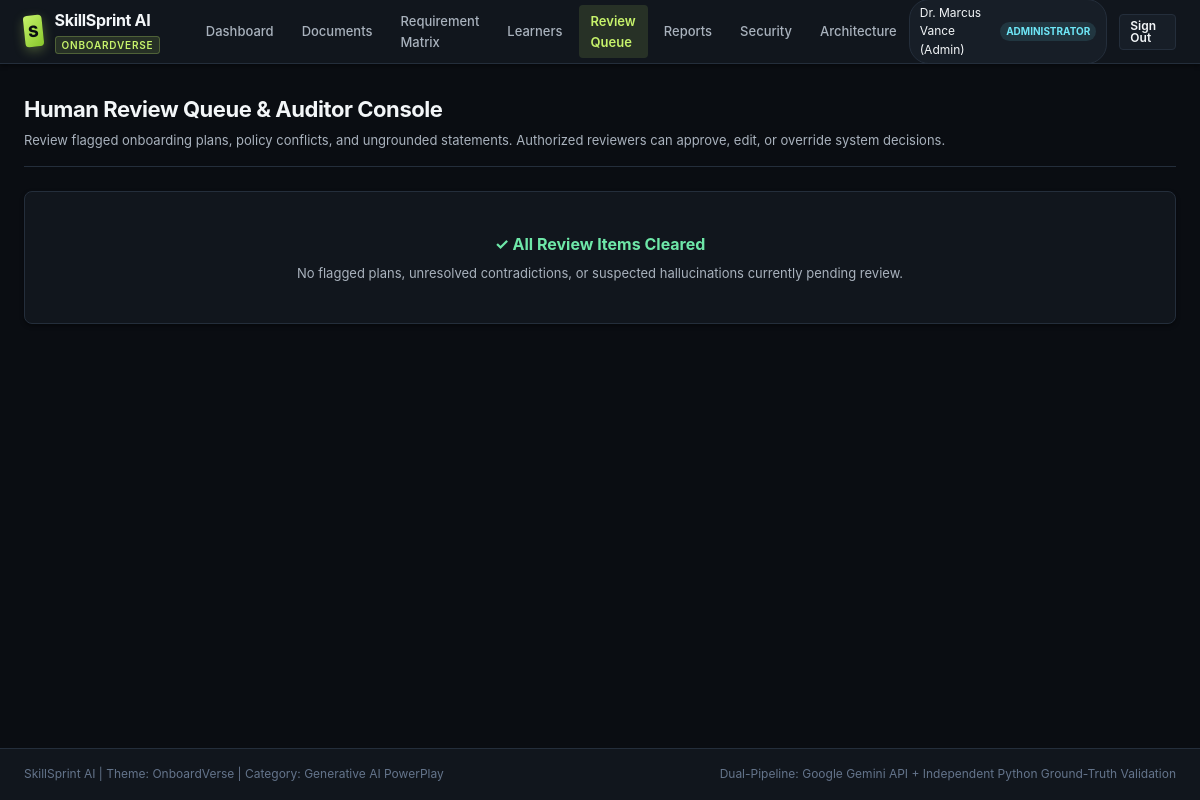
The app's page /review-queue (signed in), older data.
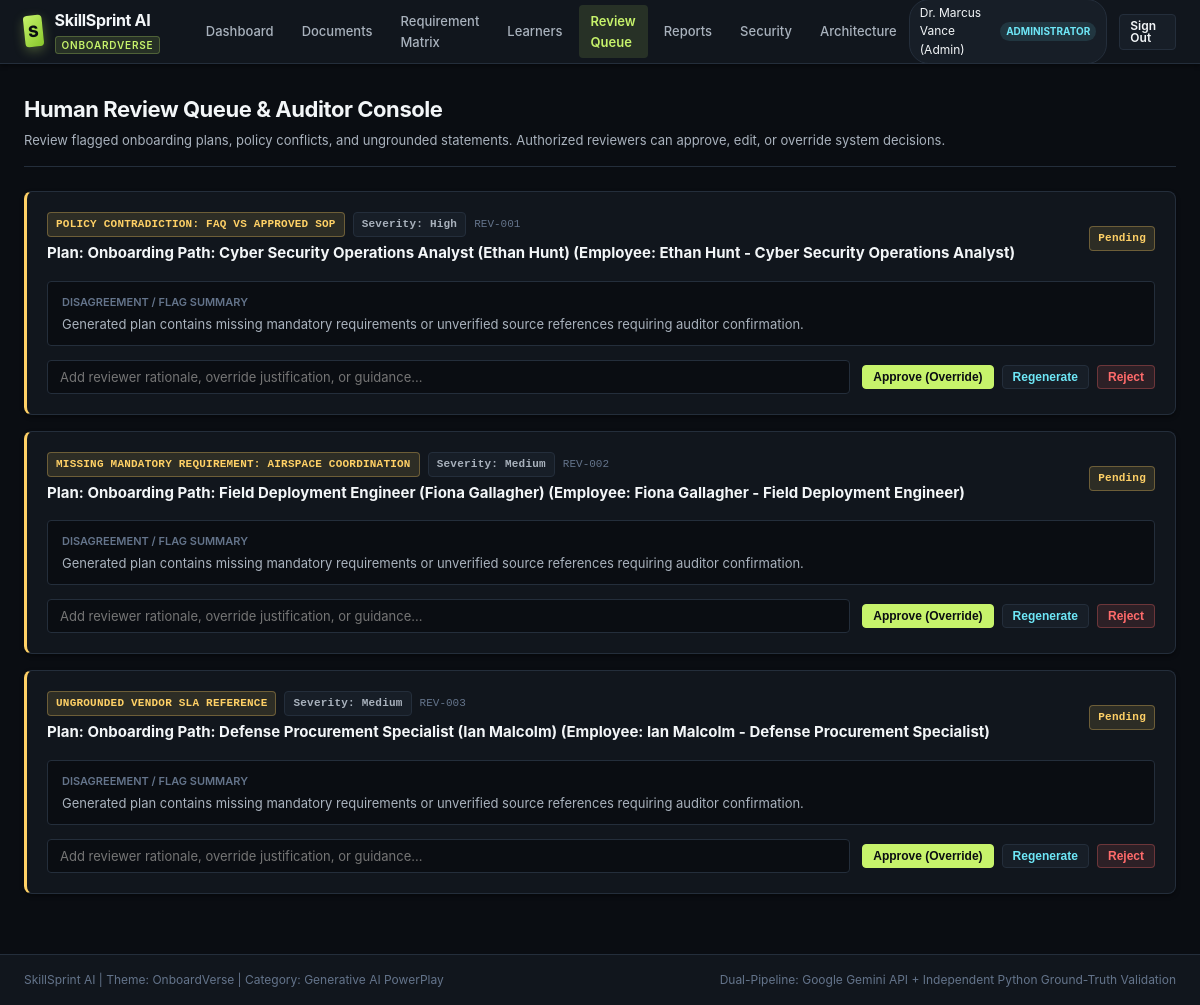
The same page, newer data.
### tables this page shows
CREATE TABLE users (
    user_id TEXT PRIMARY KEY,
    username TEXT NOT NULL UNIQUE,
    email TEXT NOT NULL UNIQUE,
    password_hash TEXT NOT NULL,
    system_role_id TEXT NOT NULL,
    full_name TEXT NOT NULL,
    is_active INTEGER DEFAULT 1,
    created_at TIMESTAMP DEFAULT CURRENT_TIMESTAMP,
    last_login TIMESTAMP,
    FOREIGN KEY (system_role_id) REFERENCES system_roles(role_id)
);

CREATE TABLE system_roles (
    role_id TEXT PRIMARY KEY,
    name TEXT NOT NULL UNIQUE,
    description TEXT,
    created_at TIMESTAMP DEFAULT CURRENT_TIMESTAMP
);

CREATE TABLE manual_reviews (
    review_id TEXT PRIMARY KEY,
    plan_id TEXT NOT NULL,
    item_type TEXT NOT NULL, -- OnboardingPlan, Module, Task, QuizQuestion, Contradiction, Hallucination
    item_id TEXT NOT NULL,
    flag_reason TEXT NOT NULL, -- Low Coverage, Contradiction Detected, Hallucination Suspected, Disagreement, Malicious Prompt
    severity TEXT NOT NULL,
    status TEXT NOT NULL DEFAULT 'Pending', -- Pending, In Review, Resolved, Overridden
    assigned_reviewer_id TEXT,
    created_at TIMESTAMP DEFAULT CURRENT_TIMESTAMP,
    resolved_at TIMESTAMP,
    FOREIGN KEY (plan_id) REFERENCES onboarding_plans(plan_id) ON DELETE CASCADE,
    FOREIGN KEY (assigned_reviewer_id) REFERENCES users(user_id)
);

CREATE TABLE onboarding_plans (
    plan_id TEXT PRIMARY KEY,
    employee_id TEXT NOT NULL,
    job_role_id TEXT NOT NULL,
    plan_version INTEGER DEFAULT 1,
    title TEXT NOT NULL,
    status TEXT NOT NULL DEFAULT 'Draft', -- Draft, Verified, Verified with Warning, Incomplete, Unsupported, Contradictory, Manual Review Required, Approved, Active
    verification_status TEXT DEFAULT 'Unverified',
    coverage_score REAL DEFAULT 0.0,
    traceability_score REAL DEFAULT 0.0,
    consistency_score REAL DEFAULT 100.0,
    total_mandatory_requirements INTEGER DEFAULT 0,
    covered_mandatory_requirements INTEGER DEFAULT 0,
    missing_mandatory_count INTEGER DEFAULT 0,
    unsupported_items_count INTEGER DEFAULT 0,
    contradiction_count INTEGER DEFAULT 0,
    duplicate_items_count INTEGER DEFAULT 0,
    generated_json TEXT,
    generation_log_id TEXT,
    created_by TEXT,
    approved_by TEXT,
    approved_at TIMESTAMP,
    created_at TIMESTAMP DEFAULT CURRENT_TIMESTAMP,
    updated_at TIMESTAMP DEFAULT CURRENT_TIMESTAMP,
    FOREIGN KEY (employee_id) REFERENCES employees(employee_id) ON DELETE CASCADE,
    FOREIGN KEY (job_role_id) REFERENCES job_roles(role_id),
    FOREIGN KEY (generation_log_id) REFERENCES generation_logs(log_id)
);

CREATE TABLE employees (
    employee_id TEXT PRIMARY KEY,
    user_id TEXT UNIQUE,
    first_name TEXT NOT NULL,
    last_name TEXT NOT NULL,
    email TEXT NOT NULL UNIQUE,
    job_role_id TEXT NOT NULL,
    dept_id TEXT NOT NULL,
    experience_level TEXT NOT NULL, -- Beginner, Intermediate, Advanced
    location TEXT NOT NULL,
    joining_date DATE NOT NULL,
    reporting_manager TEXT,
    previous_experience_years REAL DEFAULT 0.0,
    training_status TEXT DEFAULT 'On Track', -- On Track, Requires Attention, Behind Schedule, Assessment Required, Completed
    created_at TIMESTAMP DEFAULT CURRENT_TIMESTAMP,
    FOREIGN KEY (user_id) REFERENCES users(user_id) ON DELETE SET NULL,
    FOREIGN KEY (job_role_id) REFERENCES job_roles(role_id),
    FOREIGN KEY (dept_id) REFERENCES departments(dept_id)
);

CREATE TABLE job_roles (
    role_id TEXT PRIMARY KEY,
    code TEXT NOT NULL UNIQUE,
    title TEXT NOT NULL,
    dept_id TEXT NOT NULL,
    description TEXT,
    experience_level_default TEXT DEFAULT 'Intermediate', -- Beginner, Intermediate, Advanced
    is_active INTEGER DEFAULT 1,
    created_at TIMESTAMP DEFAULT CURRENT_TIMESTAMP,
    FOREIGN KEY (dept_id) REFERENCES departments(dept_id)
);

### src/routes/app_routes.py (the view)
@routes_bp.route("/review-queue")
@login_required
def review_queue_view():
    reviews = query_all(
        """
        SELECT mr.*, op.title as plan_title, e.first_name, e.last_name, jr.title as role_title
        FROM manual_reviews mr
        JOIN onboarding_plans op ON mr.plan_id = op.plan_id
        JOIN employees e ON op.employee_id = e.employee_id
        JOIN job_roles jr ON op.job_role_id = jr.role_id
        ORDER BY mr.created_at DESC
        """
    )
    return render_template("review_queue.html", active_page="review", review_items=reviews)

### src/core/auth.py (called while the page is built)
def get_current_user() -> Optional[Dict[str, Any]]:
    user_id = session.get("user_id")
    if not user_id:
        return None
    user = query_one(
        """
        SELECT u.user_id, u.username, u.email, u.full_name, u.is_active,
               sr.role_id as system_role_id, sr.name as role_name
        FROM users u
        JOIN system_roles sr ON u.system_role_id = sr.role_id
        WHERE u.user_id = ? AND u.is_active = 1
        """,
        (user_id,)
    )
    return user

def login_required(f: Callable) -> Callable:
    @wraps(f)
    def decorated_function(*args, **kwargs):
        user = get_current_user()
        if not user:
            if request.is_json or request.path.startswith("/api/"):
                return jsonify({"error": "Authentication required", "status": 401}), 401
            return redirect(url_for("auth.login_view", next=request.url))
        g.current_user = user
        return f(*args, **kwargs)
    return decorated_function

### src/database/db.py (called while the page is built, shortened)
def resolve_db_path() -> str:
    env_path = os.environ.get("SKILLSPRINT_DB_PATH")
    if env_path:
        return env_path

def dict_factory(cursor: sqlite3.Cursor, row: Tuple) -> Dict[str, Any]:
    d = {}
    for idx, col in enumerate(cursor.description):
        d[col[0]] = row[idx]
    return d

@contextmanager
def get_db_connection():
    global _seeding_lock
    db_path = resolve_db_path()
    conn = sqlite3.connect(db_path, timeout=30.0)
    conn.row_factory = dict_factory
    try:
        conn.execute("PRAGMA foreign_keys = ON;")
    except Exception:
        pass
    try:
        conn.execute("PRAGMA journal_mode = WAL;")
    except Exception:
        try:
            conn.execute("PRAGMA journal_mode = DELETE;")
        except Exception:
            pass
    try:
        yield conn
        try:
            conn.commit()
        except Exception:
            pass
    except Exception:
        try:
            conn.rollback()
        except Exception:
            pass
        raise
    finally:
        try:
            conn.close()
        except Exception:
            pass

def query_all(query: str, params: Tuple = ()) -> List[Dict[str, Any]]:
    with get_db_connection() as conn:
        cur = conn.cursor()
        cur.execute(query, params)
        return cur.fetchall()

def query_one(query: str, params: Tuple = ()) -> Optional[Dict[str, Any]]:
    with get_db_connection() as conn:
        cur = conn.cursor()
        cur.execute(query, params)
        return cur.fetchone()

### templates/review_queue.html (shortened to what this page needs)
{% extends "base.html" %}
{% block content %}
<div class="page-header">
  <div class="page-title-group">
    <h1>Human Review Queue &amp; Auditor Console</h1>
    <p>Review flagged onboarding plans, policy conflicts, and ungrounded statements. Authorized reviewers can approve, edit, or override system decisions.</p>
  </div>
</div>
<div style="display: flex; flex-direction: column; gap: 16px;">
  {% for rev in review_items %}
  <div class="card-3d" id="review-card-{{ rev.review_id }}" style="border-left: 3px solid var(--status-warning);">
    <div class="card-header">
      <div>
        <div style="display: flex; align-items: center; gap: 8px; margin-bottom: 4px;">
          <span class="badge badge-warning" style="text-transform: uppercase;">{{ rev.flag_reason }}</span>
          <span class="badge badge-neutral" style="font-family: var(--font-mono);">Severity: {{ rev.severity }}</span>
          <span style="font-family: var(--font-mono); font-size: 11px; color: var(--text-muted);">{{ rev.review_id }}</span>
        </div>
        <h3 style="font-size: 15px; color: var(--text-primary);">
          Plan: {{ rev.plan_title }} (Employee: {{ rev.first_name }} {{ rev.last_name }} - {{ rev.role_title }})
        </h3>
      </div>
      <div>
        <span class="badge {% if rev.status == 'Pending' %}badge-warning{% else %}badge-verified{% endif %}">
          {{ rev.status }}
        </span>
      </div>
    </div>
    <div style="background-color: var(--bg-primary); border: 1px solid var(--border-subtle); padding: 12px 14px; border-radius: var(--radius-sm); margin-bottom: 14px; font-size: 13px;">
      <div style="font-size: 11px; text-transform: uppercase; color: var(--text-muted); font-weight: 600; margin-bottom: 4px;">
        Disagreement / Flag Summary
      </div>
      <p style="color: var(--text-secondary); line-height: 1.4;">
        {{ rev.flag_details or "Generated plan contains missing mandatory requirements or unverified source references requiring auditor confirmation." }}
      </p>
    </div>
    <div style="display: flex; gap: 12px; align-items: center; flex-wrap: wrap;">
      <input type="text" id="review-comment-{{ rev.review_id }}" class="form-input" style="flex: 1; min-width: 260px;" placeholder="Add reviewer rationale, override justification, or guidance...">
      <div style="display: flex; gap: 8px;">
        <button type="button" class="btn btn-primary btn-sm" onclick="submitReviewDecision('{{ rev.review_id }}', 'Approve')">
          Approve (Override)
        </button>
        <button type="button" class="btn btn-secondary btn-sm" style="color: var(--accent-secondary);" onclick="submitReviewDecision('{{ rev.review_id }}', 'Regenerate')">
          Regenerate
        </button>
        <button type="button" class="btn btn-danger btn-sm" onclick="submitReviewDecision('{{ rev.review_id }}', 'Reject')">
          Reject
        </button>
      </div>
    </div>
  </div>
  {% else %}
  <div class="card-3d" style="text-align: center; padding: 40px;">
    <div style="color: var(--status-positive); font-weight: 700; font-size: 16px; margin-bottom: 6px;">
      ✓ All Review Items Cleared
    </div>
    <p style="color: var(--text-secondary); font-size: 13px;">
      No flagged plans, unresolved contradictions, or suspected hallucinations currently pending review.
    </p>
  </div>
  {% endfor %}
</div>
{% endblock %}

### templates/base.html (shortened to what this page needs)
<!DOCTYPE html>
<html lang="en">
<head>
  <link rel="stylesheet" href="{{ url_for('static', filename='css/styles.css') }}">
</head>
<body>
  <header class="app-header">
    <div style="display: flex; align-items: center; gap: 20px;">
      <a href="{{ url_for('routes.dashboard_view') if g.current_user else url_for('routes.landing_view') }}" class="brand-container" id="brandLink">
        <div class="brand-logo-3d">S</div>
        <div>
          <span class="brand-text">SkillSprint AI</span>
          <span class="brand-badge">OnboardVerse</span>
        </div>
      </a>
      {% if g.current_user %}
      <nav class="main-nav" id="mainNav" aria-label="Main Navigation">
        <a href="{{ url_for('routes.dashboard_view') }}" class="nav-link {% if active_page == 'dashboard' %}active{% endif %}" id="navDashboard">Dashboard</a>
        <a href="{{ url_for('routes.documents_view') }}" class="nav-link {% if active_page == 'documents' %}active{% endif %}" id="navDocuments">Documents</a>
        <a href="{{ url_for('routes.matrix_view') }}" class="nav-link {% if active_page == 'matrix' %}active{% endif %}" id="navMatrix">Requirement Matrix</a>
        <a href="{{ url_for('routes.employees_view') }}" class="nav-link {% if active_page == 'employees' %}active{% endif %}" id="navEmployees">Learners</a>
        <a href="{{ url_for('routes.review_queue_view') }}" class="nav-link {% if active_page == 'review' %}active{% endif %}" id="navReview">Review Queue</a>
        <a href="{{ url_for('routes.reports_view') }}" class="nav-link {% if active_page == 'reports' %}active{% endif %}" id="navReports">Reports</a>
        <a href="{{ url_for('routes.security_tests_view') }}" class="nav-link {% if active_page == 'security' %}active{% endif %}" id="navSecurity">Security</a>
        <a href="{{ url_for('routes.overview_view') }}" class="nav-link {% if active_page == 'overview' %}active{% endif %}" id="navOverview">Architecture</a>
      </nav>
      {% endif %}
    </div>
    <div class="user-nav-profile">
      {% if g.current_user %}
        <div class="user-pill" id="userProfilePill">
          <span>{{ g.current_user.full_name }}</span>
          <span class="role-badge">{{ g.current_user.role_name }}</span>
        </div>
        <a href="{{ url_for('auth.logout') }}" class="btn btn-secondary btn-sm" id="logoutBtn">Sign Out</a>
      {% else %}
        <a href="{{ url_for('auth.login_view') }}" class="btn btn-primary btn-sm" id="loginHeaderBtn">Sign In</a>
      {% endif %}
    </div>
  </header>
  <main class="main-content" id="mainContent">
    {% if content_override %}
      {{ content_override|safe }}
    {% else %}
      {% block content %}{% endblock %}
    {% endif %}
  </main>
  <footer style="background-color: var(--bg-secondary); border-top: 1px solid var(--border-subtle); padding: 16px 24px; font-size: 12px; color: var(--text-muted); display: flex; justify-content: space-between; align-items: center;">
    <div>SkillSprint AI | Theme: OnboardVerse | Category: Generative AI PowerPlay</div>
    <div>Dual-Pipeline: Google Gemini API + Independent Python Ground-Truth Validation</div>
  </footer>
</body>
</html>

Row changes from the older to the newer data that the page shows:
added manual_reviews: flag_reason "POLICY CONTRADICTION: FAQ VS APPROVED SOP", severity "High", review_id "REV-001", plan_title "Onboarding Path: Cyber Security Operations Analyst (Ethan Hunt)", first_name "Ethan", last_name "Hunt", role_title "Cyber Security Operations Analyst", status "Pending", flag_details "Generated plan contains missing mandatory requirements or unverified source references requiring auditor confirmation."
added manual_reviews: flag_reason "MISSING MANDATORY REQUIREMENT: AIRSPACE COORDINATION", severity "Medium", review_id "REV-002", plan_title "Onboarding Path: Field Deployment Engineer (Fiona Gallagher)", first_name "Fiona", last_name "Gallagher", role_title "Field Deployment Engineer", status "Pending", flag_details "Generated plan contains missing mandatory requirements or unverified source references requiring auditor confirmation."
added manual_reviews: flag_reason "UNGROUNDED VENDOR SLA REFERENCE", severity "Medium", review_id "REV-003", plan_title "Onboarding Path: Defense Procurement Specialist (Ian Malcolm)", first_name "Ian", last_name "Malcolm", role_title "Defense Procurement Specialist", status "Pending", flag_details "Generated plan contains missing mandatory requirements or unverified source references requiring auditor confirmation."
Text that changed along with them:
text no longer shown: "✓ All Review Items Cleared No flagged plans, unresolved contradictions, or suspected hallucinations currently pending review."
